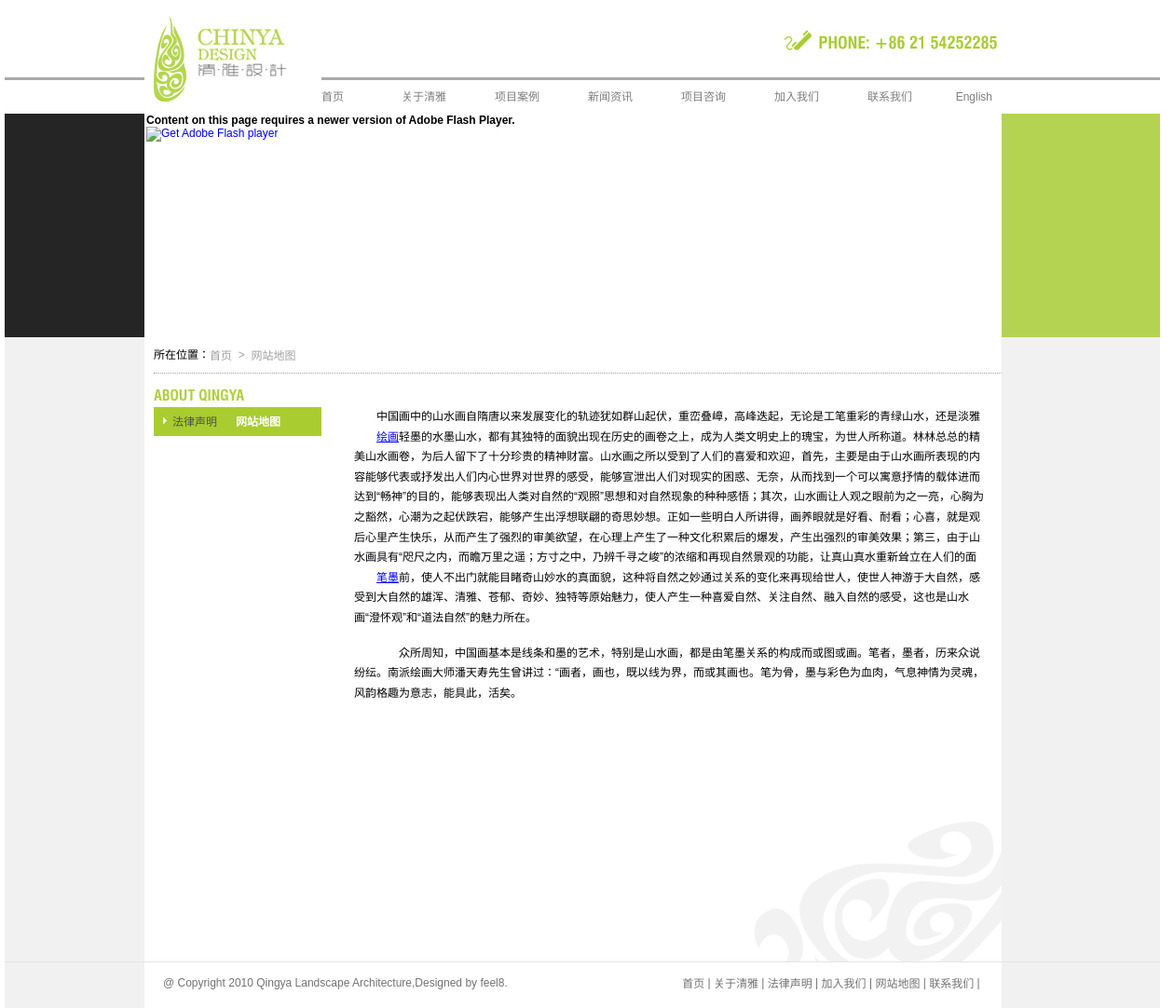
Before: /index.php/main/contack/8/8 with the older database file.
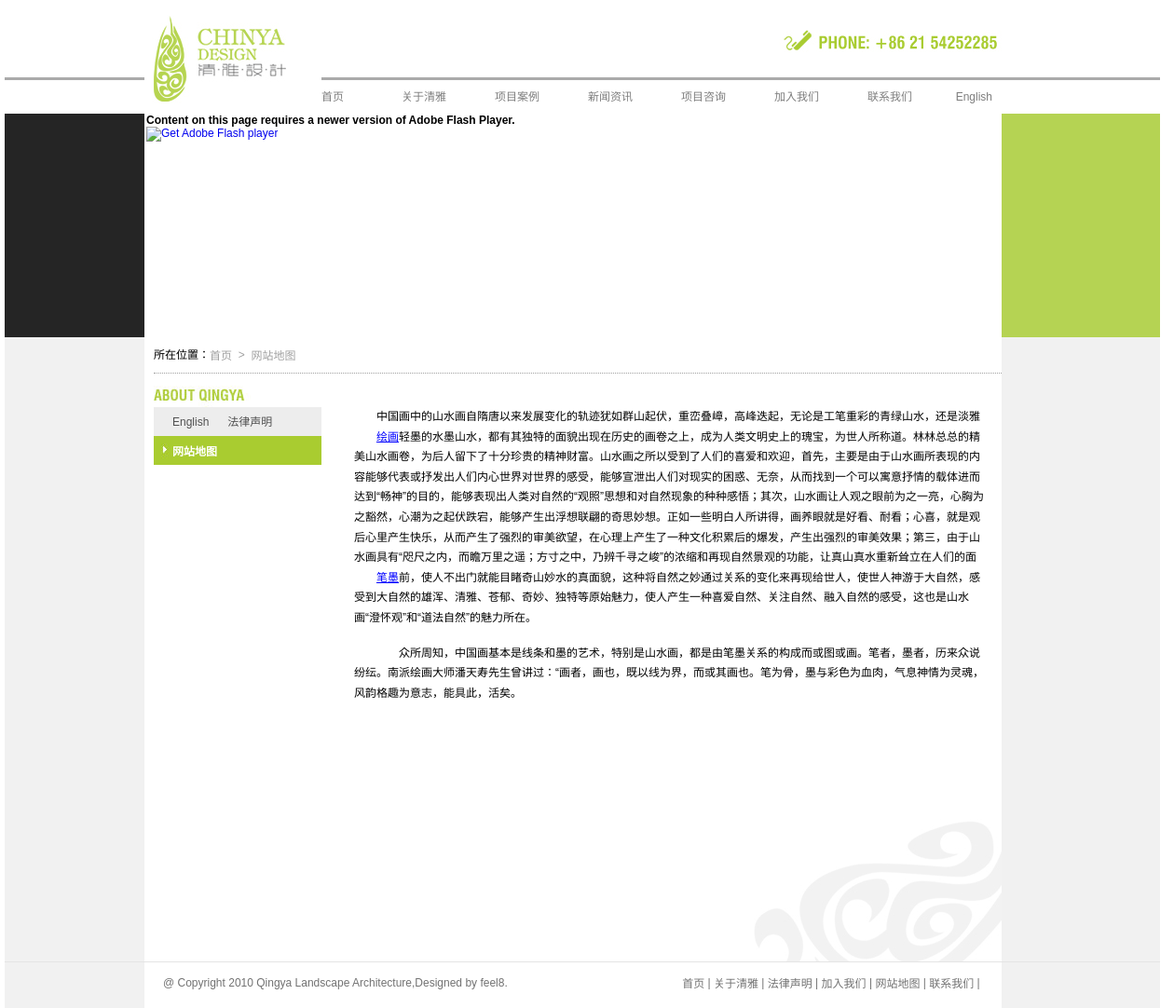
After: the same page with the newer database file.
### tables this page shows
CREATE TABLE `serviceroot` (
  `id` bigint(20) NOT NULL AUTO_INCREMENT,
  `rootname` varchar(200) DEFAULT NULL,
  `rootorder` bigint(20) DEFAULT NULL,
  PRIMARY KEY (`id`)
);

CREATE TABLE `servicecat` (
  `id` bigint(20) NOT NULL AUTO_INCREMENT,
  `catname` varchar(200) DEFAULT NULL,
  `rootid` bigint(20) DEFAULT NULL,
  `catdesc` text,
  `catorder` bigint(20) DEFAULT NULL,
  PRIMARY KEY (`id`)
);

### system/application/controllers/main.php (called while the page is built, shortened)
<?php
class Main extends Controller {
	var $methodName;
	var $pagesize = 15;
	function contack($rid, $catid = 7, $offset = 0) {
		$data = array ();
		$data ["catmenu"] = $this->getServiceCat ( $rid );
		$data ["selectcat"] = $catid;
		$data ["content"] = $this->getServiceCatByID ( $catid );
		$data ["offset"] = $offset;
		$data ["servicelist"] = $this->getServiceByCat ( $catid, $offset );
		$this->executeFrame ( $data, $rid );
		$this->showView ( $data, "contack" );
	}
	function getServiceByCat($catid, $offset) {
		$this->db->order_by ( "pubtime", "desc" );
		$result = $this->db->get_where ( "service", array ("catid" => $catid ), $this->pagesize, $offset );
		return $result->result_array ();
	}
	function getServiceCatByID($catid) {
		$this->db->order_by ( "catorder" );
		$result = $this->db->get_where ( "servicecat", array ("id" => $catid ) );
		return $result->result_array ();
	}
	function getServiceCat($rid) {
		$this->db->order_by ( "catorder" );
		$result = $this->db->get_where ( "servicecat", array ("rootid" => $rid ) );
		return $result->result_array ();
	}
	function getServiceRootByID($rid) {
		$result = $this->db->get_where ( "serviceroot", array ("id" => $rid ) );
		return $result->result_array ();
	}
	function executeFrame(&$data, $rid) {
		$data ["root"] = $this->getServiceRootByID ( $rid );
	}
	function getRootNav() {
		$this->db->order_by ( "rootorder" );
		$this->db->where ( "id < ", 8 );
		$result = $this->db->get ( "serviceroot" );
		return $result->result_array ();
	}
	function pagiServiceNation($commend, $rootid, $catid, $table, $perpage, $base_url = null, $uri_segment = 5, $total = null) {
		$this->load->library ( 'pagination' );
	}
	function showView($data, $viewName = null) {
		$this->load->view ( "header", $data );
		$this->load->view ( "ad", $data );
		if (! $viewName) {
			$this->load->view ( $this->methodName, $data );
		} else {
			$this->load->view ( $viewName, $data );
		}
		$this->load->view ( "footer", $data );
	}
}
?>

### system/codeigniter/CodeIgniter.php (called while the page is built, shortened)
<?php  if ( ! defined('BASEPATH')) exit('No direct script access allowed');
$EXT =& load_class('Hooks');
$EXT->_call_hook('pre_system');
$URI =& load_class('URI');
$RTR =& load_class('Router');
$method = $RTR->fetch_method();
$EXT->_call_hook('pre_controller');
$CI = new $class();
if ($RTR->scaffolding_request === TRUE)
{
	if ($EXT->_call_hook('scaffolding_override') === FALSE)
	{
		$CI->_ci_scaffolding();
	}
}
else
{
	if (method_exists($CI, '_remap'))
	{
		$CI->_remap($method);
	}
	else
	{
		call_user_func_array(array(&$CI, $method), array_slice($URI->rsegments, 2));
	}
}

### index.php (called while the page is built, shortened)
<?php
require_once BASEPATH.'codeigniter/CodeIgniter'.EXT;

### system/application/views/contack.php (the view)
<div id="content">
<div id="info">
<?php foreach($root as $entry): $rootid = $entry["id"];?>
<div id="adnav">
<span style="color:black;">所在位置：</span>
<a href="index.php/main/index">首页</a>
<span>&nbsp;&nbsp;&gt;&nbsp;&nbsp;</span>
<a href="index.php/main/contack/<?php echo $rootid ?>/<?php echo $selectcat ?>">
<?php foreach($content as $catitem):?>
<?php echo $catitem["catname"] ?>
<?php endforeach;?>
</a>
</div>
<?php endforeach;?>
<div id="leftbar">
<dl>
<dt><a href="index.php/main/contack/<?php echo $rootid ?>/<?php echo $selectcat ?>"><img src="images/0<?php echo $rootid ?>.jpg"/></a>
</dt>
<dd>
<ul>
<?php foreach ($catmenu as $citem):?>
<?php if($selectcat == $citem["id"]){?>
<li class="activeli"><a href="index.php/main/contack/<?php echo $rootid ?>/<?php echo $citem["id"] ?>" class="active"><?php echo $citem["catname"] ?></a></li>
<?php }else{?>
<li class="deactiveli"><a href="index.php/main/contack/<?php echo $rootid ?>/<?php echo $citem["id"] ?>" class="deactive"><?php echo $citem["catname"] ?></a></li>
<?php }?>
<?php endforeach;?>
</ul>
</dd>
</dl>
</div>
<div id="rightbar">
<?php foreach($content as $citem):?>
<?php echo $citem["catdesc"] ?>
<?php endforeach;?>
</div>
</div>
</div>

Changed rows visible on the page:
added servicecat: catname "English"
